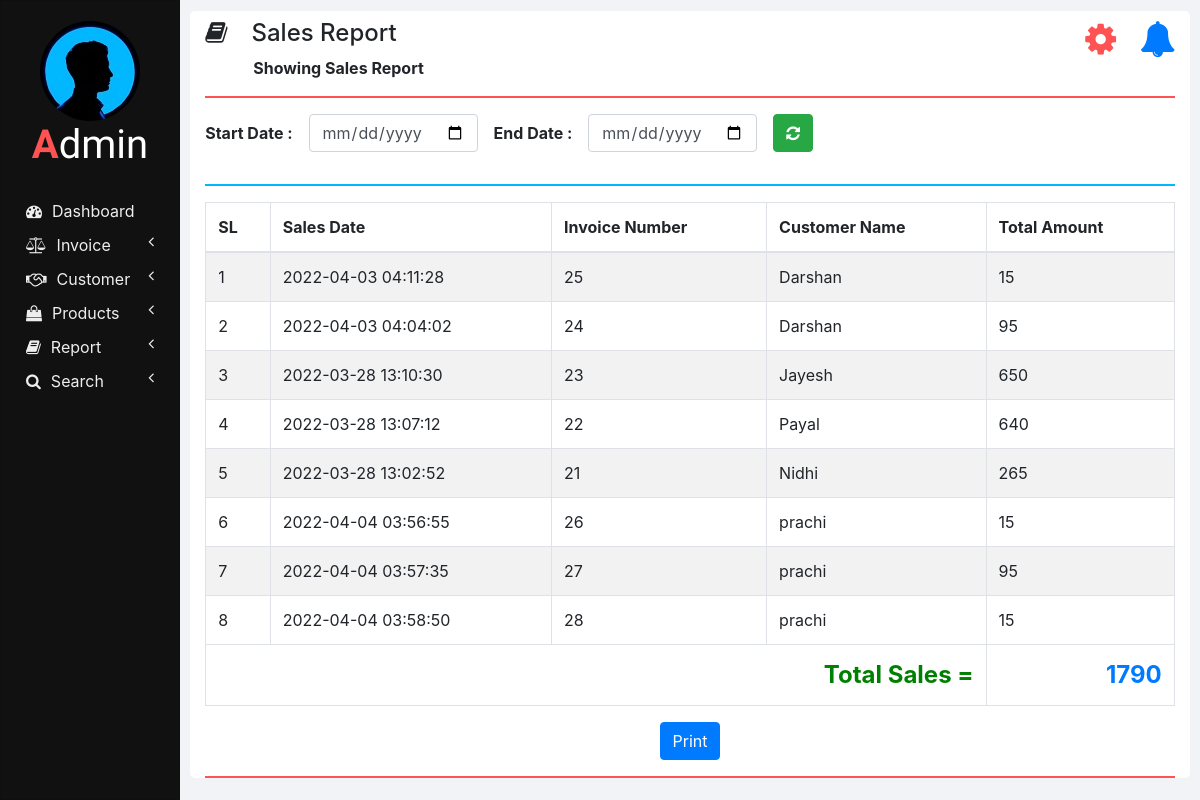
/sales_report.php, run on the app's committed database.
### tables this page shows
CREATE TABLE IF NOT EXISTS `invoices` (
  `INVOICE_ID` int(11) NOT NULL AUTO_INCREMENT,
  `INVOICE_DATE` timestamp NOT NULL DEFAULT CURRENT_TIMESTAMP,
  `CUSTOMER_ID` int(11) DEFAULT NULL,
  `CUSTOMER_NAME` varchar(100) NOT NULL,
  `TOTAL_AMOUNT` double NOT NULL,
  PRIMARY KEY (`INVOICE_ID`),
  KEY `TOTAL_AMOUNT` (`TOTAL_AMOUNT`),
  KEY `CUSTOMER_NAME` (`CUSTOMER_NAME`)
);

CREATE TABLE IF NOT EXISTS `users` (
  `id` int(11) NOT NULL AUTO_INCREMENT,
  `fname` varchar(255) NOT NULL,
  `lname` varchar(255) NOT NULL,
  `contact_number` varchar(10) NOT NULL,
  `address` varchar(255) NOT NULL,
  `city` varchar(100) NOT NULL,
  `pin` int(6) NOT NULL,
  `email` varchar(255) NOT NULL,
  `password` varchar(15) NOT NULL,
  `type` varchar(20) NOT NULL DEFAULT 'user',
  PRIMARY KEY (`id`)
);

### php/report.php (the view, shortened to what this page needs)
  <?php
function showSales($start_date, $end_date) {
  ?>
  <thead>
    <tr>
      <th>SL</th>
      <th>Sales Date</th>
      <th>Invoice Number</th>
      <th>Customer Name</th>
      <th>Total Amount</th>
    </tr>
  </thead>
  <tbody>
  <?php
  require "db_connection.php";
  if($con) {
    $seq_no = 0;
    $total = 0;
    if($start_date == "" || $end_date == "")
      $query = "SELECT * FROM invoices INNER JOIN users ON invoices.CUSTOMER_ID = users.ID";
    else
      $query = "SELECT * FROM invoices INNER JOIN users ON invoices.CUSTOMER_ID = users.ID WHERE INVOICE_DATE BETWEEN '$start_date' AND '$end_date'";
    $result = mysqli_query($con, $query);
    while($row = mysqli_fetch_array($result)) {
      $seq_no++;
      showSalesRow($seq_no, $row);
      $total = $total + $row['TOTAL_AMOUNT'];
    }
    ?>
    </tbody>
    <tfoot class="font-weight-bold">
      <tr style="text-align: right; font-size: 24px;">
        <td colspan="4" style="color: green;">&nbsp;Total Sales =</td>
        <td class="text-primary"><?php echo $total; ?></td>
      </tr>
    </tfoot>
    <?php
  }
}
function showSalesRow($seq_no, $row) {
  ?>
  <tr>
    <td><?php echo $seq_no; ?></td>
    <td><?php echo $row['INVOICE_DATE']; ?></td>
    <td><?php echo $row['INVOICE_ID']; ?></td>
    <td><?php echo $row['fname']; ?></td>
    <td><?php echo $row['TOTAL_AMOUNT'] ?></td>
  </tr>
  <?php
}
?>

### css/sidenav.css (style rules this page uses)
body { background-color: #f1f3f6; }

### css/home.css (style rules this page uses)
html, body { height: 100vh; }

### data on the page
invoices: seq_no "1", INVOICE_DATE "2022-04-03 04:11:28", INVOICE_ID "25", users.fname "Darshan", TOTAL_AMOUNT "15"
invoices: seq_no "2", INVOICE_DATE "2022-04-03 04:04:02", INVOICE_ID "24", users.fname "Darshan", TOTAL_AMOUNT "95"
invoices: seq_no "3", INVOICE_DATE "2022-03-28 13:10:30", INVOICE_ID "23", users.fname "Jayesh", TOTAL_AMOUNT "650"
invoices: seq_no "4", INVOICE_DATE "2022-03-28 13:07:12", INVOICE_ID "22", users.fname "Payal", TOTAL_AMOUNT "640"
invoices: seq_no "5", INVOICE_DATE "2022-03-28 13:02:52", INVOICE_ID "21", users.fname "Nidhi", TOTAL_AMOUNT "265"
invoices: seq_no "6", INVOICE_DATE "2022-04-04 03:56:55", INVOICE_ID "26", users.fname "prachi", TOTAL_AMOUNT "15"
invoices: seq_no "7", INVOICE_DATE "2022-04-04 03:57:35", INVOICE_ID "27", users.fname "prachi", TOTAL_AMOUNT "95"
invoices: seq_no "8", INVOICE_DATE "2022-04-04 03:58:50", INVOICE_ID "28", users.fname "prachi", TOTAL_AMOUNT "15"

### other printed values
$heading "Sales Report"
$sub_heading "Showing Sales Report"
$total "1790"
